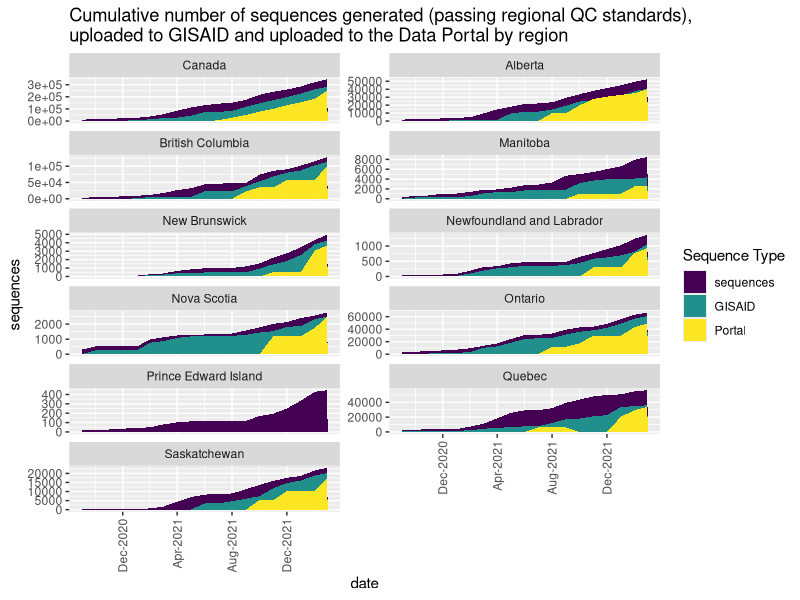
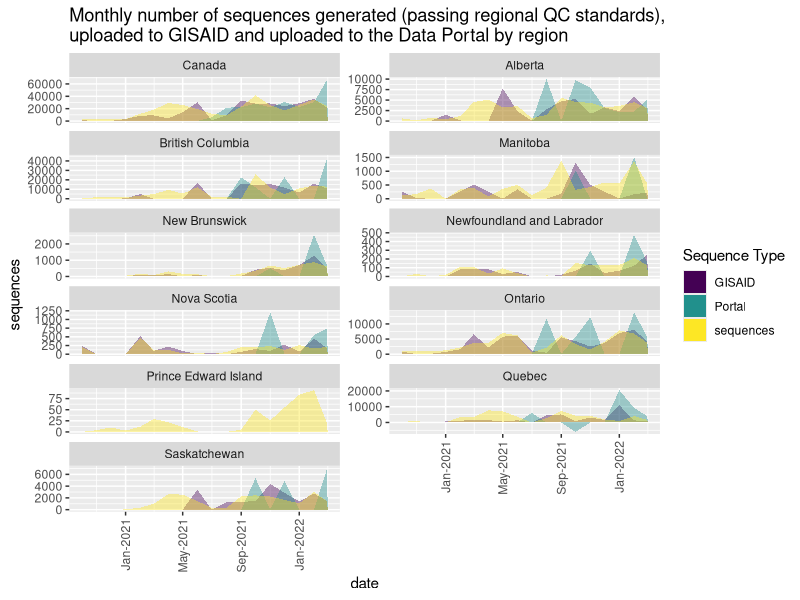
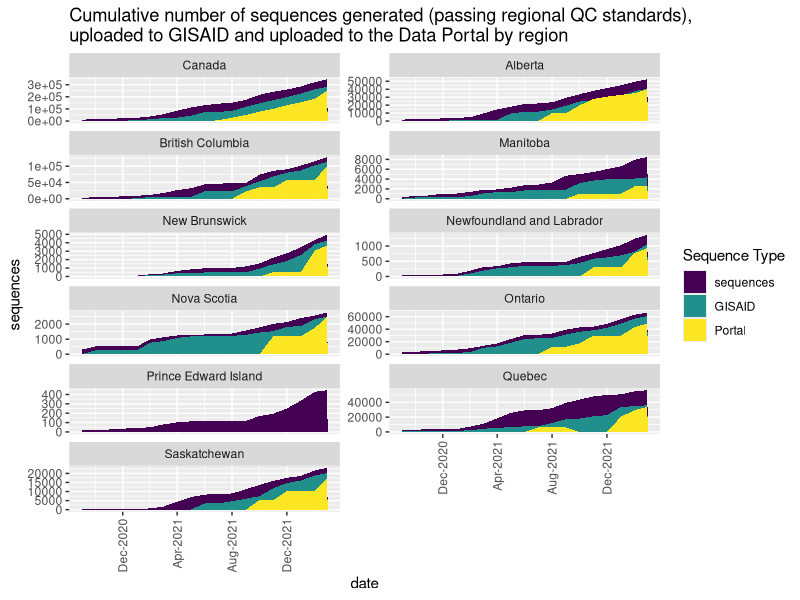
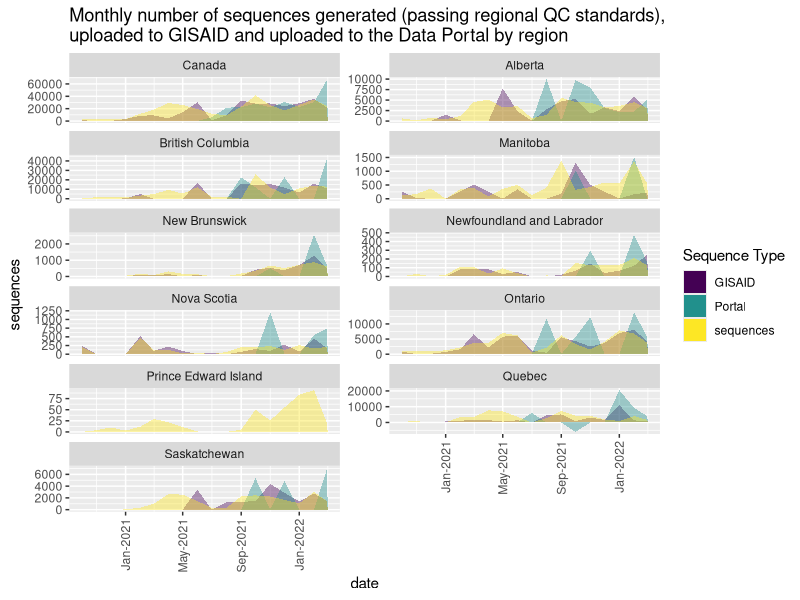

R code for these plots, in order:
library(ggplot2)
library(ggridges)
library(reshape)
library(dplyr)
library(viridis)

setwd("~/Projects/gisaid_uploads")

# make plot of cumulative values
seqs <- read.csv('data/data_reduced_mar_2022.csv', header = TRUE)

seqs$region <- factor(seqs$region)
seqs$region <- relevel(seqs$region, "Canada")

seqsmelt <- melt(seqs)
seqsmelt$date <- as.Date(seqsmelt$date)

names(seqsmelt)[4] <- 'sequences'

ggplot(seqsmelt, aes(x=date, y=sequences, group=variable)) +
  geom_area(aes(fill=variable), position = "identity") +
  scale_fill_viridis(discrete = TRUE) +
  facet_wrap(~region, ncol = 2, scales = "free_y") +
  guides(x = guide_axis(angle = 90)) +
  scale_x_date(date_breaks = "4 months", date_labels = "%b-%Y") +
  labs(fill='Sequence Type') +
  ggtitle("Cumulative number of sequences generated (passing regional QC standards),\nuploaded to GISAID and uploaded to the Data Portal by region")

ggsave("plots/seqs_gisaid_portal_by_prov_date.png", width = 25, height = 25, units = 'cm')

# make plot of incremental values
seqs2 <- read.csv('data/data_reduced_mar_2022_incremental.csv', header = TRUE)

seqs2$region <- factor(seqs2$region)
seqs2$region <- relevel(seqs2$region, "Canada")

seqs2$date <- as.Date(seqs2$date)
names(seqs2)[4] <- 'sequences'

ggplot(seqs2, aes(x=date, y=sequences, group=variable)) +
  geom_area(aes(fill=variable, alpha = factor(variable)), position = "identity") +
  scale_alpha_manual(values = c("GISAID" = 0.4, "Portal" = 0.4, "sequences" = 0.4), guide = 'none')+
  scale_fill_viridis(discrete = TRUE) +
  facet_wrap(~region, ncol = 2, scales = "free_y") +
  guides(x = guide_axis(angle = 90)) +
  scale_x_date(date_breaks = "4 months", date_labels = "%b-%Y") +
  labs(fill='Sequence Type') +
  ggtitle("Monthly number of sequences generated (passing regional QC standards),\nuploaded to GISAID and uploaded to the Data Portal by region")

ggsave("plots/seqs_gisaid_portal_by_prov_date_incremental.png", width = 25, height = 25, units = 'cm')
